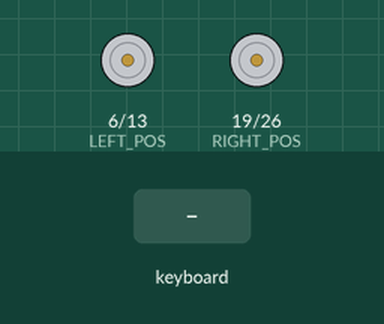
Recording of a program running on a simulated Raspberry Pi (BCM pin numbers). Parts: motor-driver pin pairs drawn as motors (green arrow = first pin HIGH = forward, orange = second pin HIGH = backward, longer = more drive). Inputs (shaded band) come from the test bench.

Above: at 1.2 s.
1.3 s: key up typed on the keyboard
At 2.5 s:
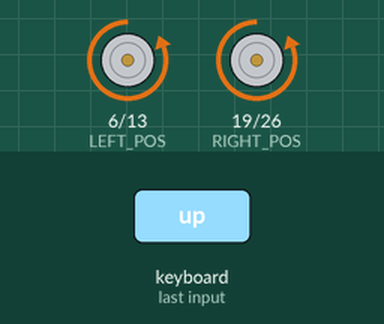
2.8 s: key down typed on the keyboard
At 3.8 s:
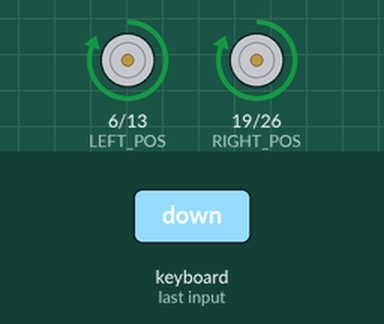
4.3 s: key right typed on the keyboard
At 5.0 s:
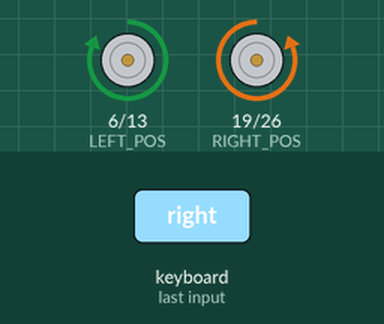
5.8 s: key left typed on the keyboard
At 6.1 s:
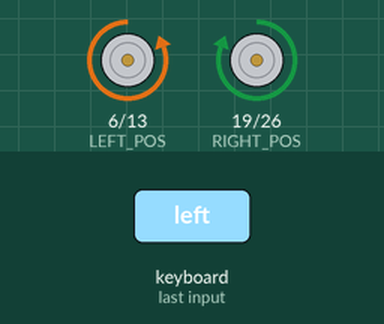
7.3 s: key "s" typed on the keyboard
At 8.5 s:
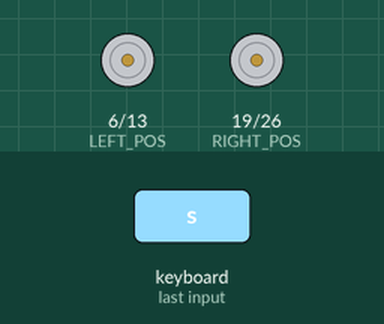
Timing chart, 0 to 9.8 s (numbered marks = the images above; inputs shaded):
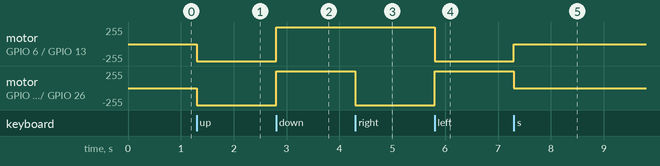

The program:

command.py
```python
# import curses, GPIO and time
import curses
import RPi.GPIO as GPIO
import time

#set GPIO numbering mode and define output pins
LEFT_POS = 6
LEFT_NEG = 13
RIGHT_POS = 19
RIGHT_NEG = 26


GPIO.setmode(GPIO.BCM)
GPIO.setup(LEFT_POS,GPIO.OUT)
GPIO.setup(LEFT_NEG,GPIO.OUT)
GPIO.setup(RIGHT_POS,GPIO.OUT)
GPIO.setup(RIGHT_NEG,GPIO.OUT)

# Get the curses window, turn off echoing of keyboard to screen, turn on
# instant (no waiting) key response, and use special values for cursor keys
screen = curses.initscr()
curses.noecho()
curses.cbreak()
screen.keypad(True)

try:
        while True:
            char = screen.getch()
            if char == ord('q'):
                break
            elif char == curses.KEY_UP:
                GPIO.output(LEFT_POS,False)
                GPIO.output(LEFT_NEG,True)
                GPIO.output(RIGHT_POS,False)
                GPIO.output(RIGHT_NEG,True)
            elif char == curses.KEY_DOWN:
                GPIO.output(LEFT_POS,True)
                GPIO.output(LEFT_NEG,False)
                GPIO.output(RIGHT_POS,True)
                GPIO.output(RIGHT_NEG,False)
            elif char == curses.KEY_RIGHT:
                GPIO.output(LEFT_POS,True)
                GPIO.output(LEFT_NEG,False)
                GPIO.output(RIGHT_POS,False)
                GPIO.output(RIGHT_NEG,True)
            elif char == curses.KEY_LEFT:
                GPIO.output(LEFT_POS,False)
                GPIO.output(LEFT_NEG,True)
                GPIO.output(RIGHT_POS,True)
                GPIO.output(RIGHT_NEG,False)
            elif char == ord('s'):
                GPIO.output(LEFT_POS,False)
                GPIO.output(LEFT_NEG,False)
                GPIO.output(RIGHT_POS,False)
                GPIO.output(RIGHT_NEG,False)

finally:
    #Close down curses properly, inc turn echo back on!
    GPIO.output(LEFT_POS,False)
    GPIO.output(LEFT_NEG,False)
    GPIO.output(RIGHT_POS,False)
    GPIO.output(RIGHT_NEG,False)
    curses.nocbreak(); screen.keypad(0); curses.echo()
    curses.endwin()
    GPIO.cleanup()
    
```

Measured:
- after the input at 1.3 s, motor on GPIO 6 (LEFT_POS) / GPIO 13 (LEFT_NEG), motor on GPIO 19 (RIGHT_POS) / GPIO 26 (RIGHT_NEG): stopped → backward 255/255 at once
- after the input at 2.8 s, motor on GPIO 6 (LEFT_POS) / GPIO 13 (LEFT_NEG), motor on GPIO 19 (RIGHT_POS) / GPIO 26 (RIGHT_NEG): backward 255/255 → forward 255/255 at once
- after the input at 4.3 s, motor on GPIO 19 (RIGHT_POS) / GPIO 26 (RIGHT_NEG): forward 255/255 → backward 255/255 at once
- after the input at 5.8 s, motor on GPIO 6 (LEFT_POS) / GPIO 13 (LEFT_NEG): forward 255/255 → backward 255/255 at once; motor on GPIO 19 (RIGHT_POS) / GPIO 26 (RIGHT_NEG): backward 255/255 → forward 255/255 at once
- after the input at 7.3 s, motor on GPIO 6 (LEFT_POS) / GPIO 13 (LEFT_NEG): backward 255/255 → stopped at once; motor on GPIO 19 (RIGHT_POS) / GPIO 26 (RIGHT_NEG): forward 255/255 → stopped at once
